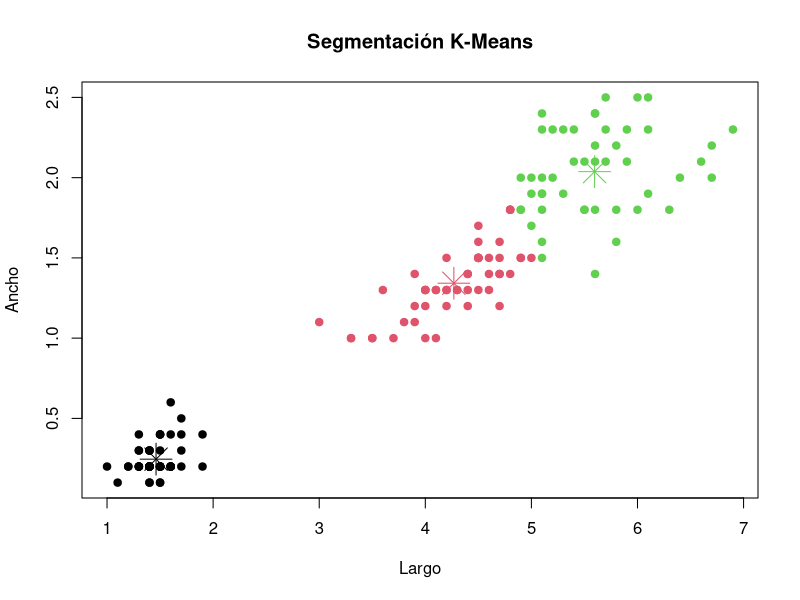

Source code (R):
# Selección de features continuas y control de aleatoriedad
datos_flores <- iris[, 3:4]
set.seed(123)

# Entrenamiento de clustering no supervisado
modelo_agrupamiento <- kmeans(datos_flores, centers = 3)

# Exportación visual de la segmentación dimensional
png("grafico_flores.png", width = 800, height = 600)
plot(datos_flores$Petal.Length, datos_flores$Petal.Width,
     col = modelo_agrupamiento$cluster, pch = 19,
     main = "Segmentación K-Means", xlab = "Largo", ylab = "Ancho")
points(modelo_agrupamiento$centers, col = 1:3, pch = 8, cex = 3)
dev.off()
